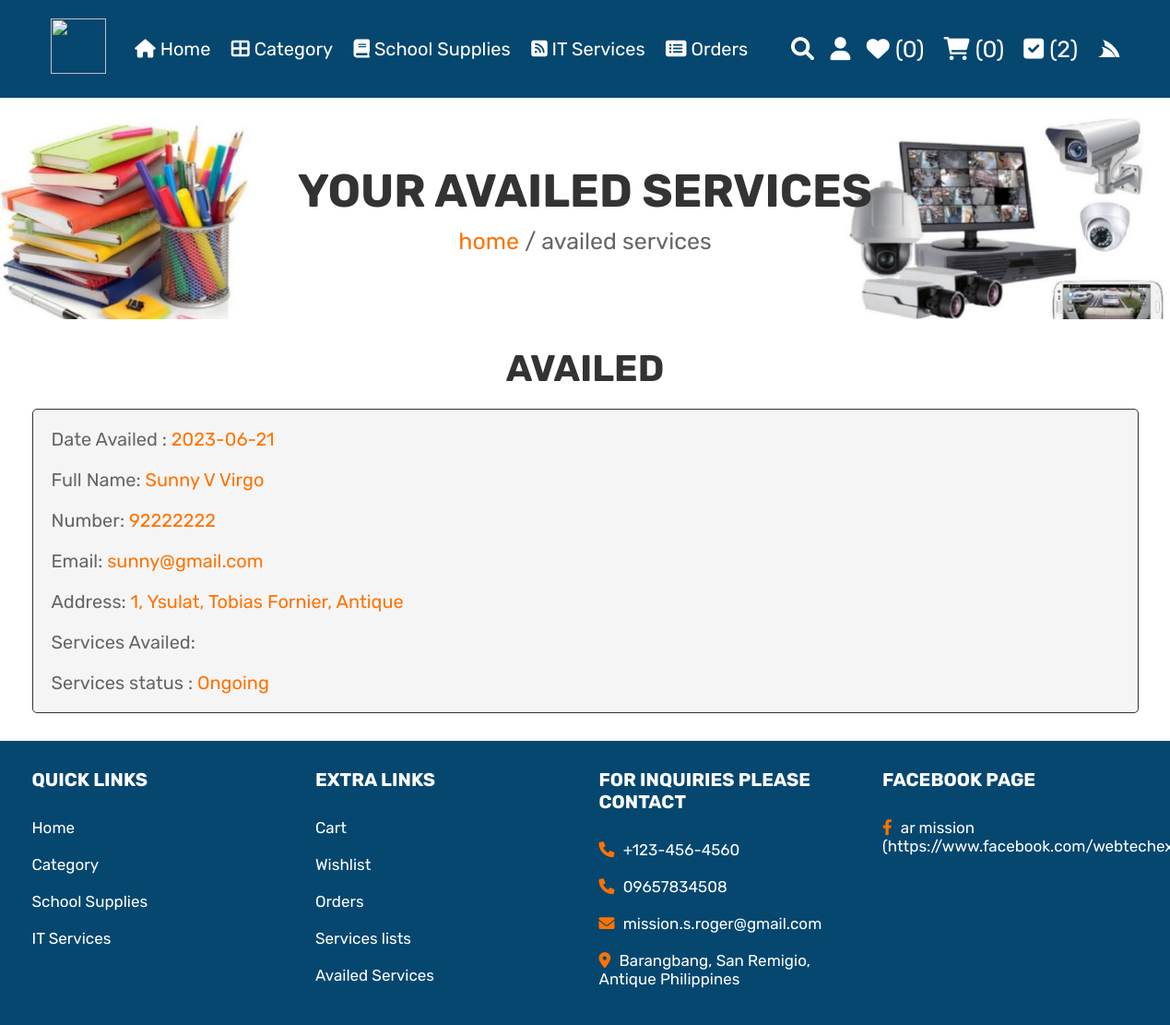
The page /customer/availedServices.php (signed in) on the database its author committed.
### tables this page shows
CREATE TABLE `tbl_availed` (
  `avail_id` int(11) NOT NULL,
  `customer_id` int(20) NOT NULL,
  `services_name` varchar(100) NOT NULL,
  `purok` int(20) NOT NULL,
  `barangay` varchar(100) NOT NULL,
  `municipality` varchar(100) NOT NULL,
  `province` varchar(50) NOT NULL DEFAULT 'Antique',
  `status` smallint(1) NOT NULL,
  `date` date NOT NULL DEFAULT current_timestamp(),
  `transac_code` varchar(100) NOT NULL
);

CREATE TABLE `tbl_customer` (
  `customer_id` int(11) NOT NULL,
  `name` varchar(200) NOT NULL,
  `email` varchar(255) NOT NULL,
  `number` bigint(12) NOT NULL,
  `pass` varchar(150) NOT NULL,
  `confirm_pass` varchar(150) NOT NULL,
  `date` datetime NOT NULL DEFAULT current_timestamp(),
  `user_type` varchar(11) NOT NULL DEFAULT 'Customer'
);

### customer/availedServices.php (the view, shortened to what this page needs)
<?php
include_once "../administrator/config/dbconnect.php";
$customer_id = $_SESSION['customer_id'];
?>
<!DOCTYPE html>
<html lang="en">
<head>
    <link rel="stylesheet" href="https://cdnjs.cloudflare.com/ajax/libs/font-awesome/6.0.0/css/all.min.css">
    <link rel="stylesheet" href="css/style.css">
</head>
<body>
    <?php include 'header.php'; ?>
    <div class="heading">
        <h3>Your availed services</h3>
        <p> <a href="home.php">home</a> / availed services </p>
    </div>
    <section class="placed-orders">
        <h1 class="title">availed</h1>
        <div class="box-container">
        <?php
$customer_query = mysqli_query($conn, "SELECT * FROM `tbl_customer` WHERE customer_id = '$customer_id'") or die('query failed');
$fetch_customer = mysqli_fetch_assoc($customer_query);
?>
                <?php
         $availed_query = mysqli_query($conn, "SELECT * FROM `tbl_availed` WHERE customer_id = '$customer_id'") or die('query failed');
         if(mysqli_num_rows($availed_query) > 0){
            while($fetch_services = mysqli_fetch_assoc($availed_query)){
      ?>
            <div class="box">
                <p>Date Availed : <span><?php echo $fetch_services['date']; ?></span></p>
                <p>Full Name: <span><?php echo $fetch_customer['name']; ?></span></p>
                <p>Number: <span><?php echo $fetch_customer['number']; ?></span></p>
                <p>Email: <span><?php echo $fetch_customer['email']; ?></span></p>
                <p>Address:
                    <span><?php echo $fetch_services['purok'] . ', ' . $fetch_services['barangay'] . ', ' . $fetch_services['municipality'] . ', ' . $fetch_services['province']; ?></span>
                </p>
                <p> Services Availed:
                 </p>
                <p> Services status : <span> <?php if($fetch_services['status'] == 0)
         {
            echo "Pending";
         }
         else if($fetch_services['status'] == 1){
            echo "Ongoing";
           }
           else
           {
            echo "Complete";
           }
            ?>
                    </span> </p>
            </div>
            <?php
       }
      }else{
         echo '<p class="empty">no services availed yet!</p>';
      }
      ?>
        </div>
    </section>
    <?php include 'footer.php'; ?>
</body>
</html>

### customer/css/style.css (style rules this page uses)
:root { --orange: #ff7200; --red: #c0392b; --yellow: #f39c12; --black: #333; --white: #fff; --light-color: #666; --light-white: #ccc; --light-bg: #f5f5f5; --border: 0.1rem solid var(--black); --box-shadow: 0 0.5rem 1rem rgba(0, 0, 0, 0.1); --outline: 0.1rem solid rgba(0, 0, 0, 0.1); --outline-hover: 0.2rem solid var(--black); }
* { font-family: "Rubik", sans-serif; margin: 0; padding: 0; box-sizing: border-box; outline: none; border: none; text-decoration: none; transition: all 0.2s linear; }
html { font-size: 62.5%; overflow-x: hidden; }
section { padding: 3rem 2rem; }
.title { text-align: center; margin-bottom: 2rem; text-transform: uppercase; color: var(--black); font-size: 4rem; }
.heading { min-height: 30vh; display: flex; flex-flow: column; align-items: center; justify-content: center; gap: 1rem; background: url(../image/1.jpg) no-repeat; background-size: cover; background-position: center; text-align: center; }
.heading h3 { font-size: 5rem; color: var(--black); text-transform: uppercase; }
.heading p { font-size: 2.5rem; color: var(--light-color); }
.heading p a { color: var(--orange); }
.placed-orders .box-container { max-width: 1200px; margin: 0 auto; display: flex; flex-wrap: wrap; align-items: center; gap: 1.5rem; }
.placed-orders .box-container .box { flex: 1 1 40rem; border-radius: 0.5rem; padding: 2rem; border: var(--border); background-color: var(--light-bg); padding: 1rem 2rem; }
.placed-orders .box-container .box p { padding: 1rem 0; font-size: 2rem; color: var(--light-color); }
.placed-orders .box-container .box p span { color: var(--orange); }

### rows shown on the page
tbl_availed: date "2023-06-21", customer.name "Sunny V Virgo", customer.number "92222222", customer.email "sunny@gmail.com", purok "1", barangay "Ysulat", municipality "Tobias Fornier", province "Antique", status "Ongoing"

### other values the page prints
$wishlist_rows_number "0"
$cart_rows_number "0"
$inquiry_rows_number "2"
